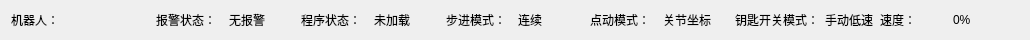
    <widget class="QWidget" name="layoutWidget">
     <property name="geometry">
      <rect>
       <x>40</x>
       <y>80</y>
       <width>1030</width>
       <height>31</height>
      </rect>
     </property>
     <layout class="QHBoxLayout" name="horizontalLayout_8">
      <item>
       <layout class="QHBoxLayout" name="horizontalLayout_113">
        <item>
         <widget class="QLabel" name="label_311">
          <property name="text">
           <string>机器人：</string>
          </property>
         </widget>
        </item>
        <item>
         <widget class="QLabel" name="robotTypeLabel">
          <property name="text">
           <string/>
          </property>
         </widget>
        </item>
       </layout>
      </item>
      <item>
       <layout class="QHBoxLayout" name="horizontalLayout_2">
        <item>
         <widget class="QLabel" name="label_2">
          <property name="text">
           <string>报警状态：</string>
          </property>
         </widget>
        </item>
        <item>
         <widget class="QLabel" name="alarmStatusLabel">
          <property name="text">
           <string>无报警</string>
          </property>
         </widget>
        </item>
       </layout>
      </item>
      <item>
       <layout class="QHBoxLayout" name="horizontalLayout_3">
        <item>
         <widget class="QLabel" name="label_3">
          <property name="text">
           <string>程序状态：</string>
          </property>
         </widget>
        </item>
        <item>
         <widget class="QLabel" name="proStatusLabel">
          <property name="text">
           <string>未加载</string>
          </property>
         </widget>
        </item>
       </layout>
      </item>
      <item>
       <layout class="QHBoxLayout" name="horizontalLayout_4">
        <item>
         <widget class="QLabel" name="label_5">
          <property name="text">
           <string>步进模式：</string>
          </property>
         </widget>
        </item>
        <item>
         <widget class="QLabel" name="stepModeLabel">
          <property name="text">
           <string>连续</string>
          </property>
         </widget>
        </item>
       </layout>
      </item>
      <item>
       <layout class="QHBoxLayout" name="horizontalLayout_6">
        <item>
         <widget class="QLabel" name="label_9">
          <property name="text">
           <string>点动模式：</string>
          </property>
         </widget>
        </item>
        <item>
         <widget class="QLabel" name="jogModeLabel">
          <property name="text">
           <string>关节坐标</string>
          </property>
         </widget>
        </item>
       </layout>
      </item>
      <item>
       <layout class="QHBoxLayout" name="horizontalLayout_5">
        <item>
         <widget class="QLabel" name="label_7">
          <property name="text">
           <string>钥匙开关模式：</string>
          </property>
         </widget>
        </item>
        <item>
         <widget class="QLabel" name="keyModeLabel">
          <property name="text">
           <string>手动低速</string>
          </property>
         </widget>
        </item>
       </layout>
      </item>
      <item>
       <layout class="QHBoxLayout" name="horizontalLayout_7">
        <item>
         <widget class="QLabel" name="label_11">
          <property name="text">
           <string>速度：</string>
          </property>
         </widget>
        </item>
        <item>
         <widget class="QLabel" name="speedLabel">
          <property name="text">
           <string>0%</string>
          </property>
         </widget>
        </item>
       </layout>
      </item>
     </layout>
    </widget>
